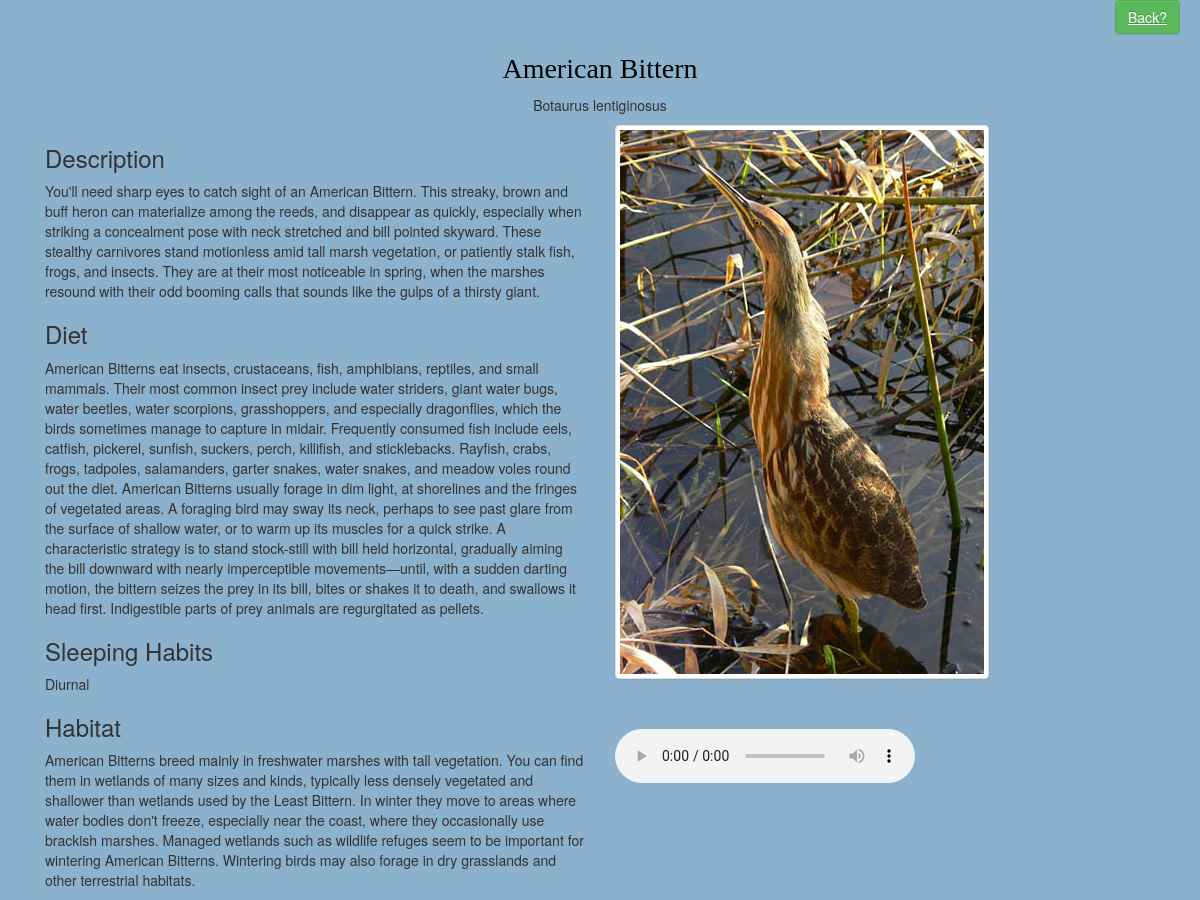
Screenshot of /birds/American-Bittern/ with the database file from the repository.
### apps/birds/models.py (models this page shows, shortened)
@python_2_unicode_compatible
class Bird(models.Model):
    name = models.CharField(max_length=100, unique=True)
    slug = models.CharField(max_length=100, unique=True)
    species = models.CharField(max_length=100, unique=True)
    description = models.TextField()
    image = models.ImageField(blank=True, null=True) #requires pillow (pip install pillow)
    sound = models.FileField(blank=True, null=True)
    diet = models.TextField(blank=True, null=True)
    sleep = models.CharField(max_length=35, blank=True, null=True)
    habitat = models.TextField(blank=True, null=True)
    class Meta:
        ordering = ('name', )

### apps/birds/views.py (the view)
# urls.py: url(r'^(?P<slug>[\w-]+)/$', BirdEntry.as_view(), name='BirdEntry'),
class BirdEntry(DetailView):
    model = Bird
    template_name = 'birds/bird.html'
    def get(self, request, *args, **kwargs):
        self.object = self.get_object()
        context = self.get_context_data(object=self.object)
        return self.render_to_response(context)

### apps/birds/templates/birds/bird.html (shortened to what this page needs)
{% extends 'base.html' %}
{% block content %}
            <div class="container">
              <div class="row">
                <div class="row">
                  <div class="col-xs-1">
                  <a class="btn btn-success" href="{% url 'BirdList' %}">Back?</a>
                </div>
                </div>
                <h2 align="center">{{ object.name }}</h2>
                <p align="center">{{object.species}}</p>
              </div>
                <div class="row">
                  <div class="col-xs-12">
                    <div class="col-xs-6">
                        <h3>Description</h3>
                        <p>{{ object.description }}</p>
                        <h3>Diet</h3>
                        <p>{{object.diet}}</p>
                        <h3>Sleeping Habits</h3>
                        <p>{{object.sleep}}</p>
                        <h3>Habitat</h3>
                        <p>{{object.habitat}}</p>
                    </div>
                    <div class="col-xs-6">
                        {% if object.image %}
                          <img src="{{ object.image.url}}" alt="birdpicture" class="img-responsive img-thumbnail">
                        {% else %}
                          <h3>No image</h3>
                        {% endif %}
                        {% if object.sound %}
                          <audio controls style="margin-top:50px;"><source src="{{object.sound.url}}" type="audio/mpeg"></audio>
                        {% else %}
                          <h3>No sound</h3>
                        {% endif %}
                    </div>
                  </div>
                </div>
              </div>
{% endblock %}

### StanislausBirds/static/css/styles.css (style rules this page uses)
body { background-color: #8CB1CD; }
h2 { color:Black; font-family:fantasy; font-size: 200%; }
a { color: darkgreen; text-decoration: underline; }

### rows the page displays
Bird: name "American Bittern", species "Botaurus lentiginosus", description "You'll need sharp eyes to catch sight of an American Bittern. This streaky, brown and buff heron can materialize among the reeds, and disappear as quickly, especially when striking a concealment pose with neck stretched and bill pointed skyward. These stealthy carnivores stand motionless amid tall marsh vegetation, or patiently stalk fish, frogs, and insects. They are at their most noticeable in spring, when the marshes resound with their odd booming calls that sounds like the gulps of a thirsty giant.", diet "American Bitterns eat insects, crustaceans, fish, amphibians, reptiles, and small mammals. Their most common insect prey include water striders, giant water bugs, water beetles, water scorpions, grasshoppers, and especially dragonflies, which the birds sometimes manage to capture in midair. Frequently consumed fish include eels, catfish, pickerel, sunfish, suckers, perch, killifish, and sticklebacks. Rayfish, crabs, frogs, tadpoles, salamanders, garter snakes, water snakes, and meadow voles round out the diet. American Bitterns usually forage in dim light, at shorelines and the fringes of vegetated areas. A foraging bird may sway its neck, perhaps to see past glare from the surface of…", sleep "Diurnal", habitat "American Bitterns breed mainly in freshwater marshes with tall vegetation. You can find them in wetlands of many sizes and kinds, typically less densely vegetated and shallower than wetlands used by the Least Bittern. In winter they move to areas where water bodies don't freeze, especially near the coast, where they occasionally use brackish marshes. Managed wetlands such as wildlife refuges seem to be important for wintering American Bitterns. Wintering birds may also forage in dry grasslands and other terrestrial habitats.", image (picture)
